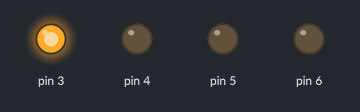
A sketch run on a simulated Arduino Uno, built with avr-gcc and run on an emulated ATmega328P. Shown: output pins drawn as LEDs (lit = HIGH).

Above: at 0.3 s.
At 1.7 s:
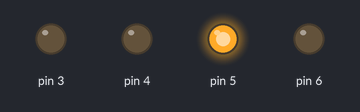
At 3.8 s:
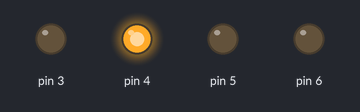
At 5.2 s:
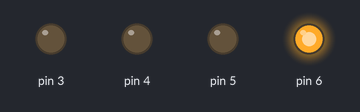
Timing chart, 0 to 6.4 s (numbered marks = the images above):
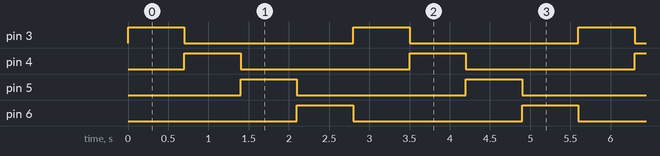

Measured:
- by itself, pin 3–6: alternates HIGH for 0.70 s and LOW for 2.1 s
- by itself, everything shown: repeats every 2.8 s, in 5 steps

The sketch:

seriedeLeds.ino
```cpp
int Run=100, Walk=200,Idel=700;
int Eentrada;
void setup() {
  Serial.begin(9600);
  //for(int i=3;i<=8;i++){}
    pinMode(3, OUTPUT);
    pinMode(4, OUTPUT);
    pinMode(5, OUTPUT);
    pinMode(6, OUTPUT);


}

void loop() {
  Eentrada= Serial.read();
  if(Eentrada == 'r'){

       for(int i=3;i<=6;i++){
      digitalWrite(i, HIGH);
    delay(Run);
    digitalWrite(i, LOW);

    }
  }
   if(Eentrada == 'w'){

       for(int i=3;i<=6;i++){
      digitalWrite(i, HIGH);
     delay(Walk);
    digitalWrite(i, LOW);

      }
   }
  else{

       for(int i=3;i<=6;i++){
      digitalWrite(i, HIGH);
    delay(Idel);
    digitalWrite(i, LOW);

    }
  }
}
```
